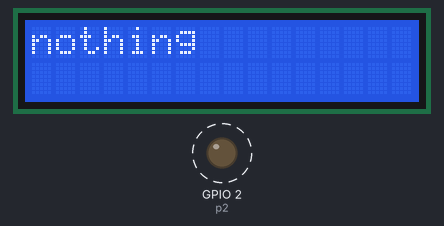
Recording of a program running on a simulated ESP8266 board running MicroPython. Shown: 16×2 character LCD, output pins drawn as LEDs (lit = HIGH). Dashed ring = blinking.

Above: at 0.1 s.
At 1.1 s:
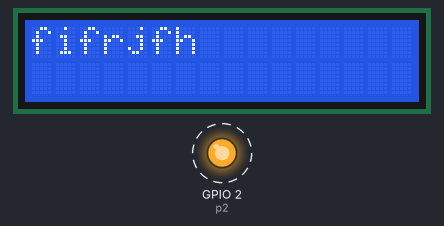
Timing chart, 0 to 40.0 s (numbered marks = the images above):
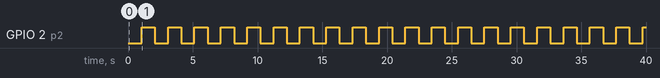

The program:

main.py
```python
from machine import I2C, Pin
from time import sleep
from esp8266_i2c_lcd import I2cLcd

i2c = I2C(scl=Pin(5), sda=Pin(4), freq=400000)
lcd = I2cLcd(i2c, 0x27, 2, 16)
p2 = Pin(2, Pin.OUT)

while 1:
    p2.value(0)
    lcd.putstr("nothing")
    sleep(1)
    lcd.clear()

    p2.value(1)
    lcd.putstr("fifrjfh")
    sleep(1)
    lcd.clear()
```

Measured:
- by itself, GPIO 2 (p2): alternates HIGH for 1.0 s and LOW for 1.0 s
- what the display in image 0 shows lasts 1.0 s, from 0.1 s to 1.1 s
